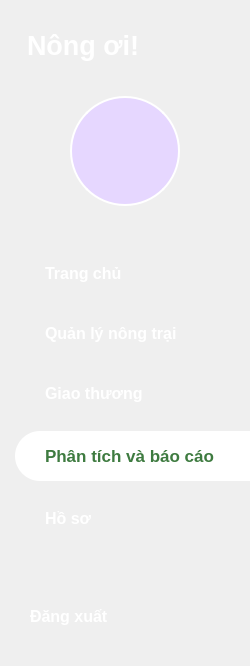
    <widget class="QFrame" name="sidebar">
     <property name="minimumSize">
      <size>
       <width>250</width>
       <height>0</height>
      </size>
     </property>
     <property name="maximumSize">
      <size>
       <width>250</width>
       <height>16777215</height>
      </size>
     </property>
     <property name="styleSheet">
      <string notr="true">QFrame#sidebar {
    background-color: #3E7B40;
}</string>
     </property>
     <layout class="QVBoxLayout" name="verticalLayout_sidebar">
      <property name="spacing">
       <number>15</number>
      </property>
      <property name="leftMargin">
       <number>0</number>
      </property>
      <property name="topMargin">
       <number>30</number>
      </property>
      <property name="rightMargin">
       <number>0</number>
      </property>
      <property name="bottomMargin">
       <number>30</number>
      </property>
      <item>
       <widget class="QLabel" name="lbl_logo">
        <property name="styleSheet">
         <string notr="true">color: white;
font-size: 20pt;
font-weight: bold;
padding-left: 20px;</string>
        </property>
        <property name="text">
         <string>Nông ơi!</string>
        </property>
       </widget>
      </item>
      <item>
       <spacer name="verticalSpacer_avatar_top">
        <property name="orientation">
         <enum>Qt::Vertical</enum>
        </property>
        <property name="sizeType">
         <enum>QSizePolicy::Fixed</enum>
        </property>
        <property name="sizeHint" stdset="0">
         <size>
          <width>20</width>
          <height>20</height>
         </size>
        </property>
       </spacer>
      </item>
      <item>
       <layout class="QHBoxLayout" name="avatar_layout">
        <item>
         <widget class="QLabel" name="lbl_avatar">
          <property name="minimumSize">
           <size>
            <width>110</width>
            <height>110</height>
           </size>
          </property>
          <property name="maximumSize">
           <size>
            <width>110</width>
            <height>110</height>
           </size>
          </property>
          <property name="styleSheet">
           <string notr="true">background-color: #E6D7FF;
border-radius: 55px;
border: 2px solid white;</string>
          </property>
          <property name="text">
           <string/>
          </property>
          <property name="pixmap">
           <pixmap>../Hình ảnh/icon_user_purple.png</pixmap>
          </property>
          <property name="scaledContents">
           <bool>true</bool>
          </property>
          <property name="alignment">
           <set>Qt::AlignCenter</set>
          </property>
         </widget>
        </item>
       </layout>
      </item>
      <item>
       <spacer name="verticalSpacer_menu_top">
        <property name="orientation">
         <enum>Qt::Vertical</enum>
        </property>
        <property name="sizeType">
         <enum>QSizePolicy::Fixed</enum>
        </property>
        <property name="sizeHint" stdset="0">
         <size>
          <width>20</width>
          <height>30</height>
         </size>
        </property>
       </spacer>
      </item>
      <item>
       <widget class="QPushButton" name="btn_menu_trang_chu">
        <property name="minimumSize">
         <size>
          <width>0</width>
          <height>45</height>
         </size>
        </property>
        <property name="cursor">
         <cursorShape>PointingHandCursor</cursorShape>
        </property>
        <property name="styleSheet">
         <string notr="true">QPushButton { background-color: transparent; color: white; font-size: 12pt; font-weight: bold; text-align: left; padding-left: 45px; border: none; } QPushButton:hover { color: #DDF3B9; }</string>
        </property>
        <property name="text">
         <string>Trang chủ</string>
        </property>
       </widget>
      </item>
      <item>
       <widget class="QPushButton" name="btn_menu_quan_ly">
        <property name="minimumSize">
         <size>
          <width>0</width>
          <height>45</height>
         </size>
        </property>
        <property name="cursor">
         <cursorShape>PointingHandCursor</cursorShape>
        </property>
        <property name="styleSheet">
         <string notr="true">QPushButton { background-color: transparent; color: white; font-size: 12pt; font-weight: bold; text-align: left; padding-left: 45px; border: none; } QPushButton:hover { color: #DDF3B9; }</string>
        </property>
        <property name="text">
         <string>Quản lý nông trại</string>
        </property>
       </widget>
      </item>
      <item>
       <widget class="QPushButton" name="btn_menu_giao_thuong">
        <property name="minimumSize">
         <size>
          <width>0</width>
          <height>45</height>
         </size>
        </property>
        <property name="cursor">
         <cursorShape>PointingHandCursor</cursorShape>
        </property>
        <property name="styleSheet">
         <string notr="true">QPushButton { background-color: transparent; color: white; font-size: 12pt; font-weight: bold; text-align: left; padding-left: 45px; border: none; } QPushButton:hover { color: #DDF3B9; }</string>
        </property>
        <property name="text">
         <string>Giao thương</string>
        </property>
       </widget>
      </item>
      <item>
       <widget class="QPushButton" name="btn_menu_phan_tich">
        <property name="minimumSize">
         <size>
          <width>0</width>
          <height>50</height>
         </size>
        </property>
        <property name="cursor">
         <cursorShape>PointingHandCursor</cursorShape>
        </property>
        <property name="styleSheet">
         <string notr="true">QPushButton { background-color: #FFFFFF; color: #3E7B40; font-size: 13pt; font-weight: bold; text-align: left; padding-left: 30px; border: none; border-top-left-radius: 25px; border-bottom-left-radius: 25px; margin-left: 15px; }</string>
        </property>
        <property name="text">
         <string>Phân tích và báo cáo</string>
        </property>
       </widget>
      </item>
      <item>
       <widget class="QPushButton" name="btn_menu_ho_so">
        <property name="minimumSize">
         <size>
          <width>0</width>
          <height>45</height>
         </size>
        </property>
        <property name="cursor">
         <cursorShape>PointingHandCursor</cursorShape>
        </property>
        <property name="styleSheet">
         <string notr="true">QPushButton { background-color: transparent; color: white; font-size: 12pt; font-weight: bold; text-align: left; padding-left: 45px; border: none; } QPushButton:hover { color: #DDF3B9; }</string>
        </property>
        <property name="text">
         <string>Hồ sơ</string>
        </property>
       </widget>
      </item>
      <item>
       <spacer name="verticalSpacer_sidebar_bottom">
        <property name="orientation">
         <enum>Qt::Vertical</enum>
        </property>
        <property name="sizeHint" stdset="0">
         <size>
          <width>20</width>
          <height>40</height>
         </size>
        </property>
       </spacer>
      </item>
      <item>
       <widget class="QPushButton" name="btn_dang_xuat">
        <property name="minimumSize">
         <size>
          <width>0</width>
          <height>40</height>
         </size>
        </property>
        <property name="cursor">
         <cursorShape>PointingHandCursor</cursorShape>
        </property>
        <property name="styleSheet">
         <string notr="true">QPushButton { background-color: transparent; color: white; font-size: 12pt; font-weight: bold; text-align: left; padding-left: 30px; border: none; } QPushButton:hover { color: #FFB3B3; }</string>
        </property>
        <property name="text">
         <string>Đăng xuất</string>
        </property>
       </widget>
      </item>
     </layout>
    </widget>
